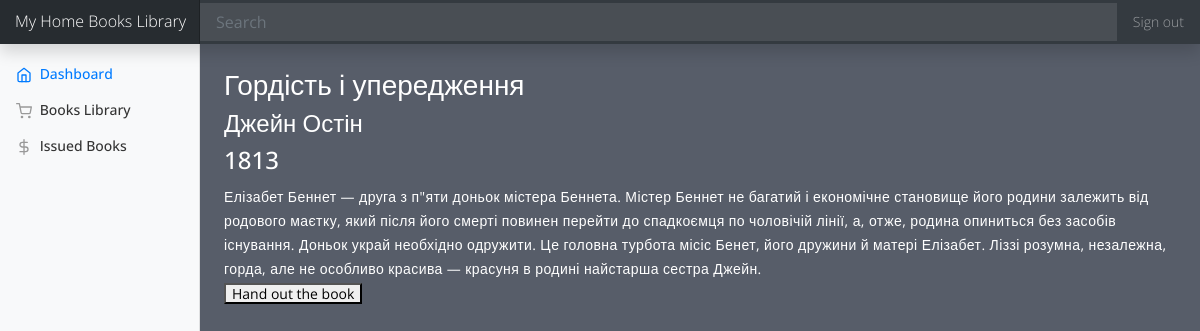
/bookinfo/3, run on the app's committed database.
### tables this page shows
CREATE TABLE homelibrary (
	id INTEGER NOT NULL, 
	namebook VARCHAR, 
	author VARCHAR, 
	yearbook INTEGER, 
	coverimage VARCHAR, 
	description TEXT, 
	issued BOOLEAN, 
	PRIMARY KEY (id)
);

### app.py (the view)
@app.route("/bookinfo/<book_id>", methods=["GET"])
def getbook(book_id):
  bookdetails = bookslibrary.getbookinfo(book_id)
  name_button = "Hand out the book"
  if bookdetails[6]:
    name_button = "Return the book"
  if not bookdetails:
    abort(404)
  return render_template("bookinfo.html", namebook=bookdetails, name_button=name_button)

### models.py (called while the page is built)
  def getbookinfo(self, id):
    sql = homelibrary.select().where(homelibrary.c.id == id)
    result = conn.execute(sql)
    row = result.fetchone()
    return row

### templates/bookinfo.html
{% extends "base.html" %}
{% block content %}
<div class="container">
    <h3>{{ namebook[1] }}</h3>
    <h4>{{ namebook[2] }}</h4>
    <h4>{{ namebook[3] }}</h4>
    <div class="description__text">{{ namebook[5] }}</div>
    <form method="POST" action="/changestatebook/{{ namebook[0] }}">
        <button class="buttons" type="submit">{{ name_button }}</button>
    </form>
</div>
{% endblock %}

### static/dashboard.css (style rules this page uses)
body { font-size: .875rem; }
.description__text { font-size: 14px; line-height: 1.71; font-weight: 400; letter-spacing: 0.03em; margin: 0; padding: 2px 0; }

### static/listproducts.css (style rules this page uses)
body { font-family: 'Open Sans', sans-serif; font-weight: 300; line-height: 1.42em; color:#ffffff; background-color:#575d69; }
.container { text-align: left; overflow: hidden; width: 100%; line-height:0.25em; margin: 0 auto; display: table; padding: 0 0 8em 0; }
.buttons { height: 1.5em; }

### data on the page
homelibrary: namebook "Гордість і упередження", author "Джейн Остін", yearbook "1813", description "Елізабет Беннет — друга з п\"яти доньок містера Беннета. Містер Беннет не багатий і економічне становище його родини залежить від родового маєтку, який після його смерті повинен перейти до спадкоємця по чоловічій лінії, а, отже, родина опиниться без засобів існування. Доньок украй необхідно одружити. Це головна турбота місіс Бенет, його дружини й матері Елізабет. Ліззі розумна, незалежна, горда, але не особливо красива — красуня в родині найстарша сестра Джейн."

### other printed values
{{ name_button }} "Hand out the book"
